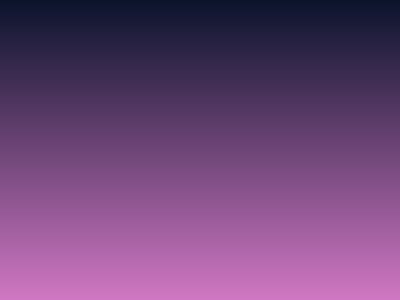
Frame 1 (no input)
Frame 60 (the mouse pressed at the canvas centre just before this capture): identical to frame 1, image omitted
Frame 120 (the mouse held since frame 60 and released just before this capture): identical to frame 1, image omitted

The Processing sketch that drew this single still picture (run headless with seeded random() and noise(); from frame 60 on, the mouse is pressed at the canvas centre):

// Processing sketch: gradientVertical
// ── gradientVertical.pde
void setup() {
  size(400, 300);
}

void draw() {
  
  loadPixels();
  for (int x = 0; x < width; x++) {
    for (int y = 0; y < height; y++) {
      float n = map(y, 0, height - 1, 0, 1); 
  
      // Create the color
      color c = lerpColor(color(11, 19, 43), color(208,119,195), n);

      // Set the pixel
      pixels[x + y * width] = c; 
    }
  }
  updatePixels();
}
